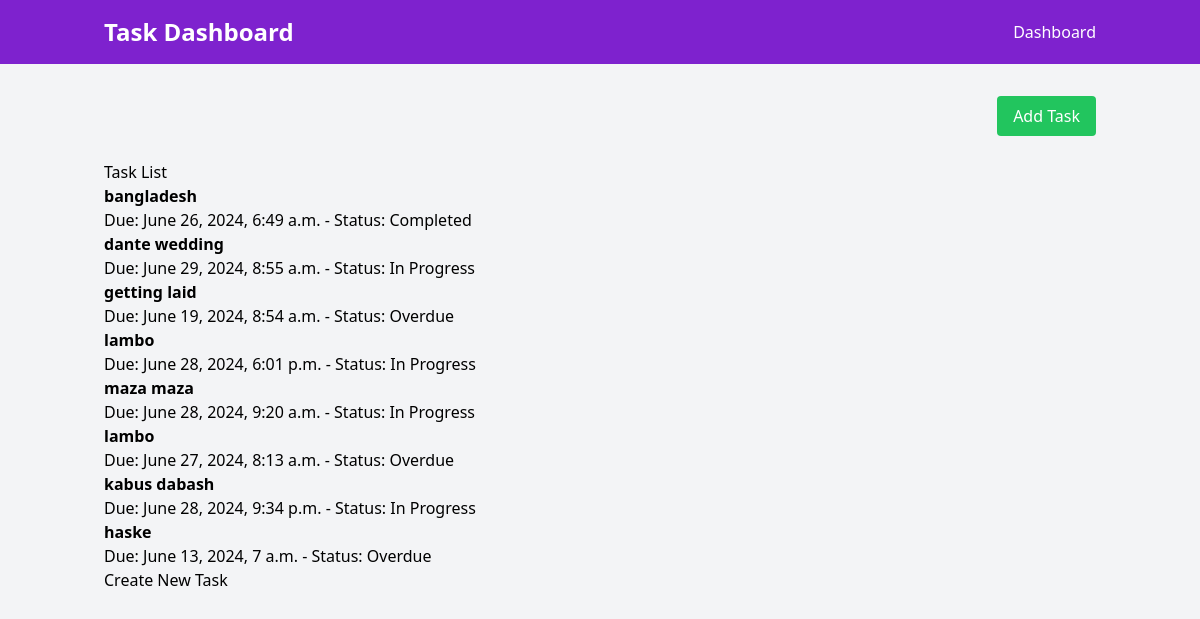
Page /tasks/ (signed in) on the committed database.
### tasks/models.py (models this page shows, shortened)
class Task(models.Model):
    STATUS_CHOICES = [
        ('In Progress', 'In Progress'),
        ('Completed', 'Completed'),
        ('Overdue', 'Overdue'),
    ]
    PRIORITY_CHOICES = [
        ('Low', 'Low'),
        ('Medium', 'Medium'),
        ('High', 'High'),
    ]
    title = models.CharField(max_length=200)
    description = models.TextField()
    due_date = models.DateTimeField()
    status = models.CharField(max_length=20, choices=STATUS_CHOICES, default='In Progress')
    priority = models.CharField(max_length=10, choices=PRIORITY_CHOICES, default='Medium')
    assigned_to = models.ForeignKey(User, on_delete=models.CASCADE, related_name='assigned_tasks')
    created_by = models.ForeignKey(User, on_delete=models.CASCADE, related_name='created_tasks')

### tasks/views.py (the view)
# urls.py: path('tasks/', views.task_list, name='task_list'),
@login_required
def task_list(request):
    tasks = Task.objects.filter(assigned_to=request.user)
    return render(request, 'tasks/task_list.html', {'tasks': tasks})

### tasks/templates/tasks/task_list.html (shortened to what this page needs)
{% extends 'base.html' %}
{% block content %}
<h2>Task List</h2>
<div class="card">
    <ul>
    {% for task in tasks %}
        <li>
            <strong>{{ task.title }}</strong><br>
            Due: {{ task.due_date }} - Status: {{ task.status }}
        </li>
    {% empty %}
        <li>No tasks available.</li>
    {% endfor %}
    </ul>
</div>
<a href="{% url 'task_create' %}" class="btn">Create New Task</a>
{% endblock %}

### rows in the picture
Task: title "bangladesh", due_date "June 26, 2024, 6:49 a.m.", status "Completed"
Task: title "dante wedding", due_date "June 29, 2024, 8:55 a.m.", status "In Progress"
Task: title "getting laid", due_date "June 19, 2024, 8:54 a.m.", status "Overdue"
Task: title "lambo", due_date "June 28, 2024, 6:01 p.m.", status "In Progress"
Task: title "maza maza", due_date "June 28, 2024, 9:20 a.m.", status "In Progress"
Task: title "lambo", due_date "June 27, 2024, 8:13 a.m.", status "Overdue"
Task: title "kabus dabash", due_date "June 28, 2024, 9:34 p.m.", status "In Progress"
Task: title "haske", due_date "June 13, 2024, 7 a.m.", status "Overdue"
